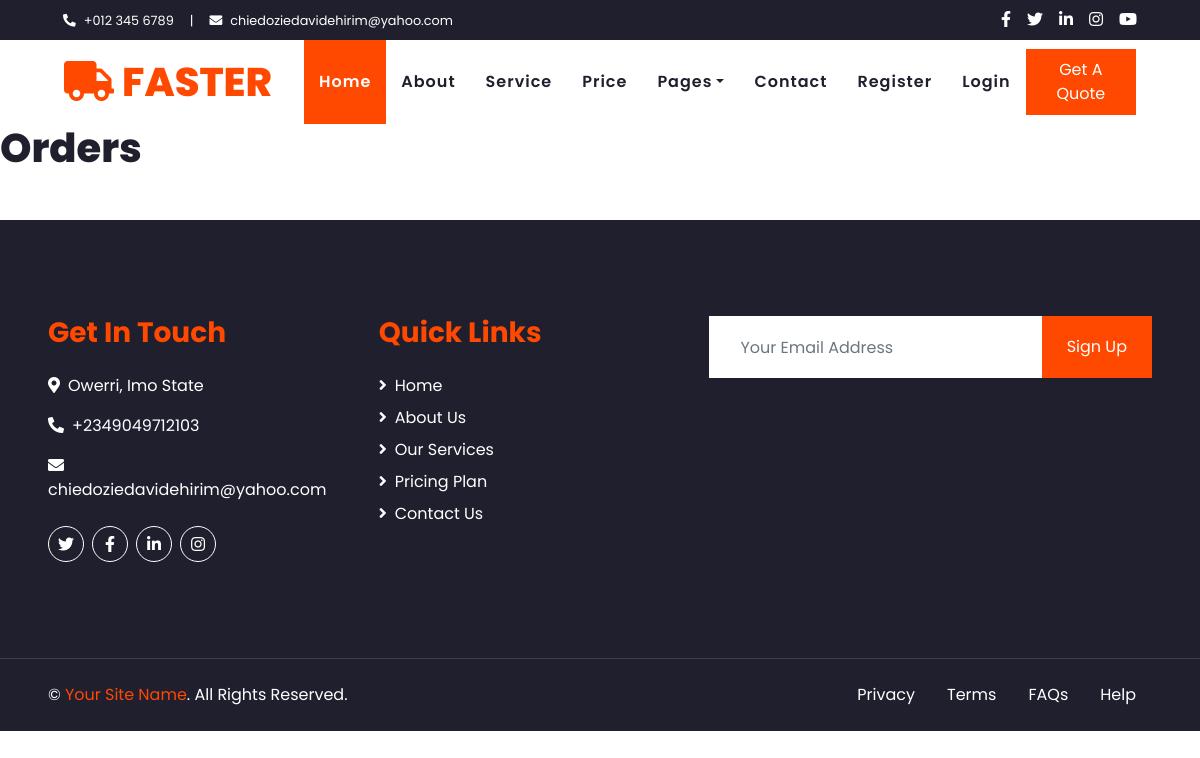
/orders/, run on an earlier commit of the app's database.
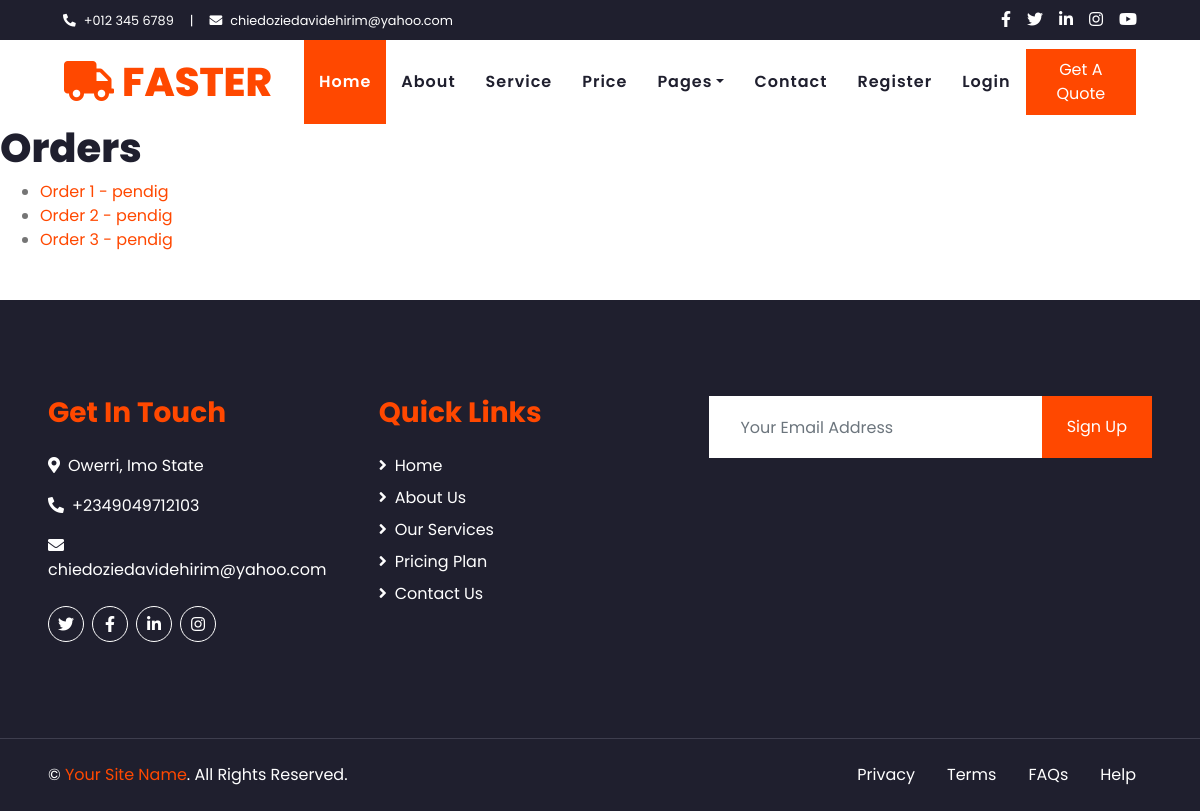
And on a later commit of the database.
### customers/models.py (models this page shows, shortened)
class DeliveryOrder(models.Model):
    ORDER_STATUS_CHOICES = [
        ('pendig', 'pending'),
        ('shipped', 'shipped'),
        ('delivered', 'delivered')
    ]
    customer = models.ForeignKey(Customer, on_delete=models.CASCADE)
    deliver_to = models.CharField(max_length=200)
    item = models.CharField(max_length=200)
    order_date = models.DateTimeField(auto_now_add=True)
    status = models.CharField(max_length=10, choices=ORDER_STATUS_CHOICES, default='pending')
    tracking_number = models.CharField(max_length=100, unique=True)

### customers/views.py (the view)
# urls.py: path('orders/', customer_views.OrderListView.as_view(), name='customer_order_list'),
class OrderListView(ListView, LoginRequiredMixin):
    models = DeliveryOrder
    context_object_name = 'orders'
    template_name = 'customers/order_list.html'
    def get_queryset(self):
        return DeliveryOrder.objects.all()

### customers/templates/customers/order_list.html
{% extends 'delivery/base.html' %}
{% block content %}
    <h1>Orders</h1>
    <ul>
    {% for order in orders %}
        <li><a href="{% url 'order_detail' order.id %}">Order {{ order.id }} - {{ order.status }}</a></li>
    {% endfor %}
    </ul>
{% endblock content %}

### delivery/templates/delivery/base.html (shortened to what this page needs)
{% load static %}
<!DOCTYPE html>
<html lang="en">
<head>
    <link href="https://cdnjs.cloudflare.com/ajax/libs/font-awesome/5.10.0/css/all.min.css" rel="stylesheet">
    <link href="{% static 'delivery/lib/owlcarousel/assets/owl.carousel.min.css ' %}" rel="stylesheet">
    <link href="{% static 'delivery/css/style.css' %}" rel="stylesheet">
</head>
<body>
    <div class="container-fluid bg-dark">
        <div class="row py-2 px-lg-5">
            <div class="col-lg-6 text-center text-lg-left mb-2 mb-lg-0">
                <div class="d-inline-flex align-items-center text-white">
                    <small><i class="fa fa-phone-alt mr-2"></i>+012 345 6789</small>
                    <small class="px-3">|</small>
                    <small><i class="fa fa-envelope mr-2"></i>chiedoziedavidehirim@yahoo.com</small>
                </div>
            </div>
            <div class="col-lg-6 text-center text-lg-right">
                <div class="d-inline-flex align-items-center">
                    <a class="text-white px-2" href="">
                        <i class="fab fa-facebook-f"></i>
                    </a>
                    <a class="text-white px-2" href="">
                        <i class="fab fa-twitter"></i>
                    </a>
                    <a class="text-white px-2" href="">
                        <i class="fab fa-linkedin-in"></i>
                    </a>
                    <a class="text-white px-2" href="">
                        <i class="fab fa-instagram"></i>
                    </a>
                    <a class="text-white pl-2" href="">
                        <i class="fab fa-youtube"></i>
                    </a>
                </div>
            </div>
        </div>
    </div>
    <div class="container-fluid p-0">
        <nav class="navbar navbar-expand-lg bg-light navbar-light py-3 py-lg-0 px-lg-5">
            <a href="{% url 'home' %}" class="navbar-brand ml-lg-3">
                <h1 class="m-0 display-5 text-uppercase text-primary"><i class="fa fa-truck mr-2"></i>Faster</h1>
            </a>
            <div class="collapse navbar-collapse justify-content-between px-lg-3" id="navbarCollapse">
                <div class="navbar-nav m-auto py-0">
                    <a href="i{% url 'home' %}" class="nav-item nav-link active">Home</a>
                    <a href="{% url 'about' %}" class="nav-item nav-link">About</a>
                    <a href="{% url 'service' %}" class="nav-item nav-link">Service</a>
                    <a href="{% url 'price' %}" class="nav-item nav-link">Price</a>
                    <div class="nav-item dropdown">
                        <a href="#" class="nav-link dropdown-toggle" data-toggle="dropdown">Pages</a>
                    </div>
                    <a href="{% url 'contact' %}" class="nav-item nav-link">Contact</a>
                    {% if user.is_authenticated %}
                        <a href="{% url 'profile' %}" class="nav-item nav-link">Profile</a>
                        <a href="{% url 'confirm_logout' %}" class="nav-item nav-link">Logout</a>
                        <a href="{% url 'customer_order_list' %}" class="nav-item nav-link">Order List</a>
                    {% else %}
                        <a href="{% url 'register' %}" class="nav-item nav-link">Register</a>
                        <a href="{% url 'login' %}" class="nav-item nav-link">Login</a>
                    {% endif %}
                    </div>
                <a href="" class="btn btn-primary py-2 px-4 d-none d-lg-block">Get A Quote</a>
            </div>
        </nav>
    </div>
        {% block content %} {% endblock content %}
    <div class="container-fluid bg-dark text-white mt-5 py-5 px-sm-3 px-md-5">
        <div class="row pt-5">
            <div class="col-lg-7 col-md-6">
                <div class="row">
                    <div class="col-md-6 mb-5">
                        <h3 class="text-primary mb-4">Get In Touch</h3>
                        <p><i class="fa fa-map-marker-alt mr-2"></i>Owerri, Imo State</p>
                        <p><i class="fa fa-phone-alt mr-2"></i>+2349049712103</p>
                        <p><i class="fa fa-envelope mr-2"></i>chiedoziedavidehirim@yahoo.com</p>
                        <div class="d-flex justify-content-start mt-4">
                            <a class="btn btn-outline-light btn-social mr-2" href="#"><i class="fab fa-twitter"></i></a>
                            <a class="btn btn-outline-light btn-social mr-2" href="#"><i class="fab fa-facebook-f"></i></a>
                            <a class="btn btn-outline-light btn-social mr-2" href="#"><i class="fab fa-linkedin-in"></i></a>
                            <a class="btn btn-outline-light btn-social" href="#"><i class="fab fa-instagram"></i></a>
                        </div>
                    </div>
                    <div class="col-md-6 mb-5">
                        <h3 class="text-primary mb-4">Quick Links</h3>
                        <div class="d-flex flex-column justify-content-start">
                            <a class="text-white mb-2" href="#"><i class="fa fa-angle-right mr-2"></i>Home</a>
                            <a class="text-white mb-2" href="#"><i class="fa fa-angle-right mr-2"></i>About Us</a>
                            <a class="text-white mb-2" href="#"><i class="fa fa-angle-right mr-2"></i>Our Services</a>
                            <a class="text-white mb-2" href="#"><i class="fa fa-angle-right mr-2"></i>Pricing Plan</a>
                            <a class="text-white" href="#"><i class="fa fa-angle-right mr-2"></i>Contact Us</a>
                        </div>
                    </div>
                </div>
            </div>
            <div class="col-lg-5 col-md-6 mb-5">
                <div class="w-100">
                    <div class="input-group">
                        <input type="text" class="form-control border-light" style="padding: 30px;" placeholder="Your Email Address">
                        <div class="input-group-append">
                            <button class="btn btn-primary px-4">Sign Up</button>
                        </div>
                    </div>
                </div>
            </div>
        </div>
    </div>
    <div class="container-fluid bg-dark text-white border-top py-4 px-sm-3 px-md-5" style="border-color: #3E3E4E !important;">
        <div class="row">
            <div class="col-lg-6 text-center text-md-left mb-3 mb-md-0">
                <p class="m-0 text-white">&copy; <a href="#">Your Site Name</a>. All Rights Reserved.
            </div>
            <div class="col-lg-6 text-center text-md-right">
                <ul class="nav d-inline-flex">
                    <li class="nav-item">
                        <a class="nav-link text-white py-0" href="#">Privacy</a>
                    </li>
                    <li class="nav-item">
                        <a class="nav-link text-white py-0" href="#">Terms</a>
                    </li>
                    <li class="nav-item">
                        <a class="nav-link text-white py-0" href="#">FAQs</a>
                    </li>
                    <li class="nav-item">
                        <a class="nav-link text-white py-0" href="#">Help</a>
                    </li>
                </ul>
            </div>
        </div>
    </div>
</body>
</html>

What changed in the data, as far as the page shows it:
added DeliveryOrder: id "1", status "pendig"
added DeliveryOrder: id "2", status "pendig"
added DeliveryOrder: id "3", status "pendig"
